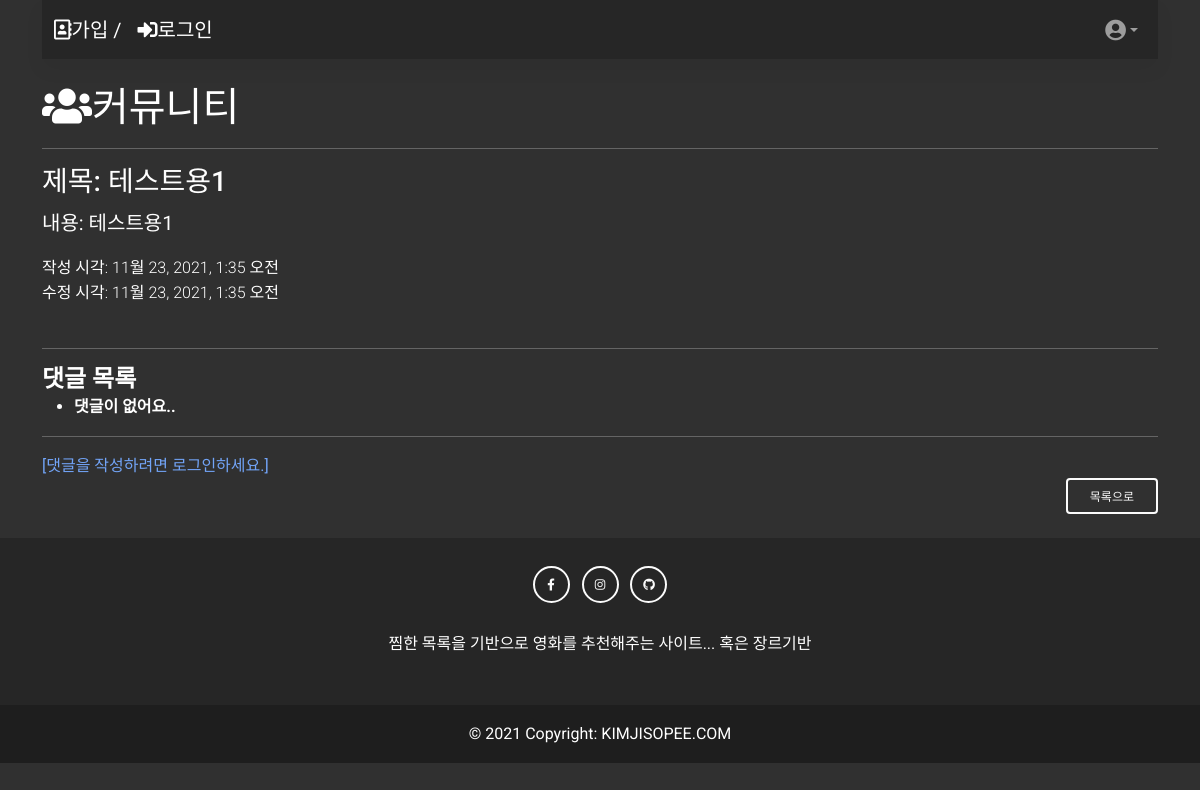
The page /community/6/ on the database as committed earlier.
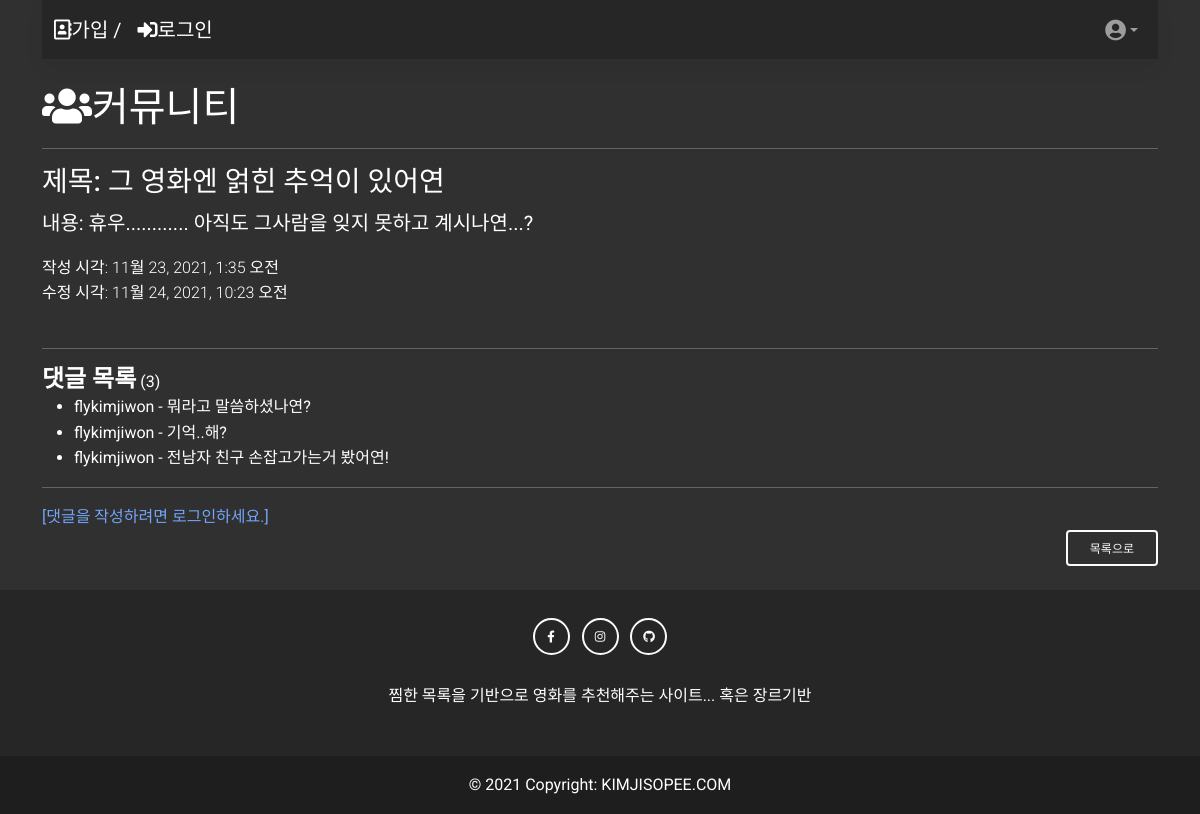
The same page on the database as committed later.
### community/models.py (models this page shows, shortened)
class Review(models.Model):
    title = models.CharField(max_length=100)
    content = models.TextField(null=True)
    created_at = models.DateTimeField(auto_now_add=True)
    updated_at = models.DateTimeField(auto_now=True)
    user = models.ForeignKey(settings.AUTH_USER_MODEL, on_delete=models.CASCADE)

class Comment(models.Model):
    content = models.TextField(null=True)
    review = models.ForeignKey(Review, on_delete=models.CASCADE)
    user = models.ForeignKey(settings.AUTH_USER_MODEL, on_delete=models.CASCADE)

### accounts/models.py (models this page shows)
class User(AbstractUser):
    pass

### community/views.py (the view)
# urls.py: path('<int:review_pk>/', views.detail, name='detail'),
@require_GET
def detail(request, review_pk):
    review = get_object_or_404(Review, pk=review_pk)
    comments = review.comment_set.all()
    comment_form = CommentForm()
    context = {
        'review': review,
        'comment_form': comment_form,
        'comments': comments,
    }
    return render(request, 'community/detail.html', context)

### community/templates/community/detail.html (shortened to what this page needs)
{% extends 'base.html' %}
{% block content %}
  <br>
  <h1><i class="fas fa-users"></i>커뮤니티</h1>
  <hr>
  <h3>제목: {{ review.title }}</h3>
  <p class='fs-5'>내용: {{ review.content }}</p>
  <div class='fw-light'>작성 시각: {{ review.created_at }}</div>
  <div class='fw-light'>수정 시각: {{ review.updated_at }}</div>
  <br>
  <hr>
  <h4 class='fw-bold d-inline'>댓글 목록</h4>
  {% if comments|length %}
    <p class='d-inline'>({{ comments|length }})</p>
  {% endif %}
  <ul>
  {% for comment in comments %}
    <li>
      {{ comment.user }} - {{ comment.content }}
    </li>
  {% empty %}
    <li><b>댓글이 없어요..</b></li>
  {% endfor %}
  </ul>
  <hr>
  {% if request.user.is_authenticated %}
    <form action="{% url 'community:create_comment' review.pk %}" method="POST" class='row'>
      {% csrf_token %}
      <div class='col-6 d-flex'>{{ comment_form }}</div>
      <input type="submit" class="btn btn-outline-light col-1" value="댓글쓰기">
    </form>
  {% else %}
    <a href="{% url 'accounts:login' %}">[댓글을 작성하려면 로그인하세요.]</a>
  {% endif %}
  <div class='d-flex justify-content-end'>
    <a href="{% url 'community:index' %}" type='btn' class='btn btn-outline-light mb-4'>목록으로</a>
  </div>
{% endblock  %}

### templates/base.html (shortened to what this page needs)
<!DOCTYPE html>
{% load static %}
<html lang="en">
  <head>
    <link
      rel="stylesheet"
      href="https://use.fontawesome.com/releases/v5.15.2/css/all.css"
    />
    <link rel='stylesheet' type='text/css' href='{% static 'css/fontawesome.min.css' %}' >
    <link rel="stylesheet" href="    {% static 'css/mdb.dark.min.css'%}"/>
  </head>
  <body>
<div class="container ">
    <nav class="navbar navbar-expand-lg navbar-dark bg-dark ">
    <div class="container-fluid">
    {% if user.is_authenticated %}
      <a class="navbar-brand" href="{% url 'movies:index'%}"><i class="fas fa-tv"></i>영화목록 /</a>
      <a class="navbar-brand" href="{% url 'community:index'%}"><i class="fas fa-users"></i>커뮤니티 /</a>
      <a class="navbar-brand" href="{% url 'movies:recommended'%}"><i class="fas fa-dice"></i> 랜덤추천 /</a>
      <a class="navbar-brand" href="{% url 'movies:recoreco'%}"><i class="fas fa-thumbs-up"></i>장르추천 /</a>
      <a class="navbar-brand" href="{% url 'movies:blackbean' user %}"><i class="fas fa-thumbs-up"></i>검은콩추천</a>
      <ul class="navbar-nav ms-auto">
      <li class="nav-item dropdown">
        <a
          class="nav-link dropdown-toggle d-flex align-items-center"
          href="#"
          id="navbarDropdownMenuLink"
          role="button"
          data-mdb-toggle="dropdown"
          aria-expanded="false"
        >
        <i class="fas fa-user-circle fa-lg"></i>
        </a>
        <ul class="dropdown-menu" aria-labelledby="navbarDropdownMenuLink">
        <li>
          <a class="dropdown-item">{{ user.username }} 로그인중</a>
        </li>
        <li>
          <a class="dropdown-item" href="{% url 'accounts:profile' user %}">내 프로필</a>
        </li>
        <li>
          <form action="{% url 'accounts:logout' %}" method="POST" class='d-inline'>
            {% csrf_token %}
            <input type="submit" value="로그아웃" class="dropdown-item">
          </form>
        </li>
        </ul>
      </li>
    </ul>
    {% else %}
      <a class="navbar-brand" href="{% url 'accounts:signup' %}"><i class="far fa-address-book"></i> 가입 /</a>
      <a class="navbar-brand" href="{% url 'accounts:login' %}"><i class="fas fa-sign-in-alt"></i> 로그인 </a>
      <ul class="navbar-nav ms-auto">
      <li class="nav-item dropdown">
        <a
          class="nav-link dropdown-toggle d-flex align-items-center"
          href="#"
          id="navbarDropdownMenuLink"
          role="button"
          data-mdb-toggle="dropdown"
          aria-expanded="false"
        >
          <i class="fas fa-user-circle fa-lg"></i>
        </a>
      </li>
    </ul>
  </div>
      {% endif %}
    </nav>
    {% block content %}
    {% endblock %}
  </div>
<footer class="bg-dark text-center text-white">
  <div class="container p-4">
    <section class="mb-4">
      <a class="btn btn-outline-light btn-floating m-1" href="#!" role="button"
        ><i class="fab fa-facebook-f"></i
      ></a>
      <a class="btn btn-outline-light btn-floating m-1" href="#!" role="button"
        ><i class="fab fa-instagram"></i
      ></a>
      <a class="btn btn-outline-light btn-floating m-1" href="#!" role="button"
        ><i class="fab fa-github"></i
      ></a>
    </section>
    <section class="mb-4">
      <p>
        찜한 목록을 기반으로 영화를 추천해주는 사이트... 혹은 장르기반
      </p>
    </section>
  </div>
  <div class="text-center p-3" style="background-color: rgba(0, 0, 0, 0.2);">
    © 2021 Copyright:
    <a class="text-white" href="http://127.0.0.1:8000/">KIMJISOPEE.COM</a>
  </div>
</footer>
  </body>
</html>

Rows that differ between the two databases and show on the page:
changed Review: title "테스트용1" → "그 영화엔 얽힌 추억이 있어연"; content "테스트용1" → "휴우............ 아직도 그사람을 잊지 못하고 계시나연...?"; updated_at "11월 23, 2021, 1:35 오전" → "11월 24, 2021, 10:23 오전"
added Comment: user "flykimjiwon", content "뭐라고 말씀하셨나연?"
added Comment: user "flykimjiwon", content "기억..해?"
added Comment: user "flykimjiwon", content "전남자 친구 손잡고가는거 봤어연!"
Other text that changed with them:
{{ comments|length }}: (not shown) → "3"
text no longer shown: "댓글이 없어요.."
